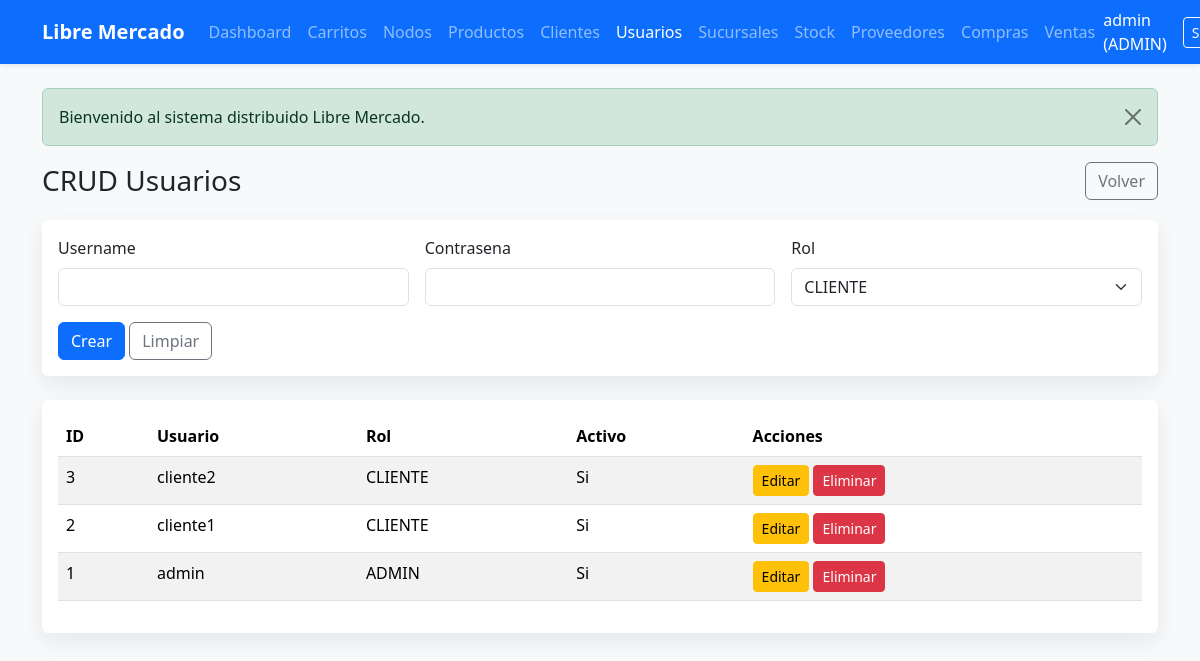
/usuarios.php (signed in), run on the app's committed database.
### tables this page shows
CREATE TABLE IF NOT EXISTS usuarios (
    id_usuario INT AUTO_INCREMENT PRIMARY KEY,
    username VARCHAR(80) NOT NULL UNIQUE,
    password VARCHAR(255) NOT NULL,
    rol ENUM('ADMIN', 'CLIENTE') NOT NULL DEFAULT 'CLIENTE',
    activo TINYINT(1) NOT NULL DEFAULT 1,
    created_at TIMESTAMP DEFAULT CURRENT_TIMESTAMP,
    updated_at TIMESTAMP DEFAULT CURRENT_TIMESTAMP ON UPDATE CURRENT_TIMESTAMP,
    INDEX idx_usuario_activo (activo, username)
);

### includes/helpers.php (called while the page is built, shortened)
<?php
function old(string $key, mixed $default = ''): mixed
{
    return $_POST[$key] ?? $default;
}
function e(mixed $value): string
{
    return htmlspecialchars((string) $value, ENT_QUOTES, 'UTF-8');
}

### config/db_central.php (called while the page is built, shortened)
<?php
function dbCentral(): PDO
{
    $host = envValue('DB_CENTRAL_HOST', envValue('DB_HOST', '127.0.0.1'));
    $port = envValue('DB_CENTRAL_PORT', envValue('DB_PORT', '3306'));
    $db = envValue('DB_CENTRAL_NAME', 'libre_mercado_central');
    $user = envValue('DB_CENTRAL_USER', envValue('DB_USER', 'root'));
    $pass = envValue('DB_CENTRAL_PASS', envValue('DB_PASS', ''));
    $pdo = createPdoWithRetry(
        "mysql:host={$host};port={$port};dbname={$db};charset=utf8mb4",
        $user,
        $pass,
        [
            PDO::ATTR_ERRMODE => PDO::ERRMODE_EXCEPTION,
            PDO::ATTR_DEFAULT_FETCH_MODE => PDO::FETCH_ASSOC,
            PDO::ATTR_EMULATE_PREPARES => false,
        ],
        10,
        1500
    );
    return $pdo;
}

### config/db_clientes.php (called while the page is built, shortened)
<?php
require_once __DIR__ . '/db_central.php';
function dbClientes(): PDO
{
    return dbCentral();
}

### models/Usuario.php (called while the page is built, shortened)
<?php
require_once __DIR__ . '/../config/db_clientes.php';
class Usuario
{
    private PDO $db;
    public function __construct()
    {
        $this->db = dbClientes();
    }
    public function all(): array
    {
        return $this->db->query('SELECT * FROM usuarios ORDER BY id_usuario DESC')->fetchAll();
    }
}

### usuarios.php (the view, shortened to what this page needs)
<?php
require_once __DIR__ . '/models/Usuario.php';
$model = new Usuario();
$editId = isset($_GET['edit']) ? (int) $_GET['edit'] : null;
$editing = $editId ? $model->find($editId) : null;
require __DIR__ . '/includes/header.php';
?>
<?php require __DIR__ . '/includes/flash.php'; ?>
<div class="page-title">
    <h1 class="h3 mb-0">CRUD Usuarios</h1>
    <a href="dashboard.php" class="btn btn-outline-secondary">Volver</a>
</div>
<div class="card card-shadow border-0 mb-4">
    <div class="card-body">
        <form method="post" action="<?= $editing ? 'usuarios.php?edit=' . (int) $editing['id_usuario'] : 'usuarios.php' ?>" class="row g-3">
            <div class="col-md-4">
                <label class="form-label">Username</label>
                <input type="text" name="username" class="form-control" value="<?= e((string) old('username', $editing['username'] ?? '')) ?>">
            </div>
            <div class="col-md-4">
                <label class="form-label">Contrasena</label>
                <input type="password" name="password" class="form-control">
            </div>
            <div class="col-md-4">
                <label class="form-label">Rol</label>
                <?php $rolActual = (string) old('rol', $editing['rol'] ?? 'CLIENTE'); ?>
                <select name="rol" class="form-select">
                    <option value="CLIENTE" <?= $rolActual === 'CLIENTE' ? 'selected' : '' ?>>CLIENTE</option>
                </select>
            </div>
            <div class="col-12">
                <button class="btn btn-primary"><?= $editing ? 'Actualizar' : 'Crear' ?></button>
                <a href="usuarios.php" class="btn btn-outline-secondary">Limpiar</a>
            </div>
        </form>
    </div>
</div>
<div class="card card-shadow border-0">
    <div class="card-body table-responsive">
        <table class="table table-striped">
            <thead>
                <tr>
                    <th>ID</th>
                    <th>Usuario</th>
                    <th>Rol</th>
                    <th>Activo</th>
                    <th>Acciones</th>
                </tr>
            </thead>
            <tbody>
            <?php foreach ($model->all() as $item): ?>
                <tr>
                    <td><?= e((string) $item['id_usuario']) ?></td>
                    <td><?= e($item['username']) ?></td>
                    <td><?= e($item['rol']) ?></td>
                    <td><?= (int) $item['activo'] === 1 ? 'Si' : 'No' ?></td>
                    <td>
                        <a href="usuarios.php?edit=<?= $item['id_usuario'] ?>" class="btn btn-sm btn-warning">Editar</a>
                        <a href="usuarios.php?delete=<?= $item['id_usuario'] ?>" class="btn btn-sm btn-danger" onclick="return confirm('Eliminar usuario?')">Eliminar</a>
                    </td>
                </tr>
            <?php endforeach; ?>
            </tbody>
        </table>
    </div>
</div>
<?php require __DIR__ . '/includes/footer.php'; ?>

### assets/css/styles.css (style rules this page uses)
body { min-height: 100vh; }
.card-shadow { box-shadow: 0 0.5rem 1.25rem rgba(15, 23, 42, 0.08); }
.page-title { display: flex; justify-content: space-between; align-items: center; gap: 1rem; margin-bottom: 1.25rem; }
.table-responsive { border-radius: 0.75rem; }

### data on the page
usuarios: id_usuario "3", username "cliente2", rol "CLIENTE", activo "Si"
usuarios: id_usuario "2", username "cliente1", rol "CLIENTE", activo "Si"
usuarios: id_usuario "1", username "admin", rol "ADMIN", activo "Si"

### other printed values
$user['username'] "admin"
$user['rol'] "ADMIN"
$flash['message'] "Bienvenido al sistema distribuido Libre Mercado."
